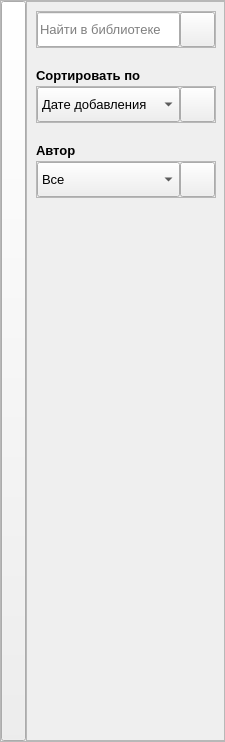
                     <widget class="QFrame" name="libraryFiltersPanel">
                      <property name="minimumSize">
                       <size>
                        <width>225</width>
                        <height>0</height>
                       </size>
                      </property>
                      <property name="maximumSize">
                       <size>
                        <width>25</width>
                        <height>16777215</height>
                       </size>
                      </property>
                      <property name="frameShape">
                       <enum>QFrame::StyledPanel</enum>
                      </property>
                      <property name="frameShadow">
                       <enum>QFrame::Raised</enum>
                      </property>
                      <layout class="QHBoxLayout" name="horizontalLayout_15">
                       <property name="spacing">
                        <number>0</number>
                       </property>
                       <property name="leftMargin">
                        <number>0</number>
                       </property>
                       <property name="topMargin">
                        <number>0</number>
                       </property>
                       <property name="rightMargin">
                        <number>0</number>
                       </property>
                       <property name="bottomMargin">
                        <number>0</number>
                       </property>
                       <item>
                        <widget class="QPushButton" name="toggleBooksFilterPanelBtn">
                         <property name="sizePolicy">
                          <sizepolicy hsizetype="Minimum" vsizetype="Expanding">
                           <horstretch>0</horstretch>
                           <verstretch>0</verstretch>
                          </sizepolicy>
                         </property>
                         <property name="minimumSize">
                          <size>
                           <width>25</width>
                           <height>0</height>
                          </size>
                         </property>
                         <property name="maximumSize">
                          <size>
                           <width>25</width>
                           <height>16777215</height>
                          </size>
                         </property>
                         <property name="text">
                          <string/>
                         </property>
                         <property name="icon">
                          <iconset resource="resources/icons.qrc">
                           <normaloff>:/other/angle_right.svg</normaloff>:/other/angle_right.svg</iconset>
                         </property>
                         <property name="iconSize">
                          <size>
                           <width>14</width>
                           <height>14</height>
                          </size>
                         </property>
                        </widget>
                       </item>
                       <item>
                        <widget class="QFrame" name="libraryFiltersFrame">
                         <property name="minimumSize">
                          <size>
                           <width>200</width>
                           <height>0</height>
                          </size>
                         </property>
                         <property name="maximumSize">
                          <size>
                           <width>0</width>
                           <height>16777215</height>
                          </size>
                         </property>
                         <property name="frameShape">
                          <enum>QFrame::StyledPanel</enum>
                         </property>
                         <property name="frameShadow">
                          <enum>QFrame::Raised</enum>
                         </property>
                         <layout class="QVBoxLayout" name="verticalLayout_16">
                          <property name="spacing">
                           <number>20</number>
                          </property>
                          <item>
                           <widget class="QFrame" name="searchField">
                            <property name="frameShape">
                             <enum>QFrame::StyledPanel</enum>
                            </property>
                            <property name="frameShadow">
                             <enum>QFrame::Raised</enum>
                            </property>
                            <layout class="QHBoxLayout" name="horizontalLayout_16">
                             <property name="spacing">
                              <number>0</number>
                             </property>
                             <property name="leftMargin">
                              <number>0</number>
                             </property>
                             <property name="topMargin">
                              <number>0</number>
                             </property>
                             <property name="rightMargin">
                              <number>0</number>
                             </property>
                             <property name="bottomMargin">
                              <number>0</number>
                             </property>
                             <item>
                              <widget class="QLineEdit" name="searchBookLineEdit">
                               <property name="minimumSize">
                                <size>
                                 <width>0</width>
                                 <height>35</height>
                                </size>
                               </property>
                               <property name="maximumSize">
                                <size>
                                 <width>16777215</width>
                                 <height>35</height>
                                </size>
                               </property>
                               <property name="font">
                                <font>
                                 <family>Arial</family>
                                 <pointsize>10</pointsize>
                                </font>
                               </property>
                               <property name="text">
                                <string/>
                               </property>
                               <property name="placeholderText">
                                <string>Найти в библиотеке</string>
                               </property>
                              </widget>
                             </item>
                             <item>
                              <widget class="QPushButton" name="searchBookBtn">
                               <property name="minimumSize">
                                <size>
                                 <width>35</width>
                                 <height>35</height>
                                </size>
                               </property>
                               <property name="maximumSize">
                                <size>
                                 <width>35</width>
                                 <height>35</height>
                                </size>
                               </property>
                               <property name="font">
                                <font>
                                 <family>Arial</family>
                                 <pointsize>13</pointsize>
                                 <weight>75</weight>
                                 <bold>true</bold>
                                </font>
                               </property>
                               <property name="text">
                                <string/>
                               </property>
                               <property name="icon">
                                <iconset resource="resources/icons.qrc">
                                 <normaloff>:/menu/search.svg</normaloff>:/menu/search.svg</iconset>
                               </property>
                               <property name="iconSize">
                                <size>
                                 <width>28</width>
                                 <height>28</height>
                                </size>
                               </property>
                              </widget>
                             </item>
                            </layout>
                           </widget>
                          </item>
                          <item>
                           <layout class="QVBoxLayout" name="verticalLayout_8">
                            <property name="spacing">
                             <number>3</number>
                            </property>
                            <item>
                             <widget class="QLabel" name="label_2">
                              <property name="font">
                               <font>
                                <family>Arial</family>
                                <pointsize>10</pointsize>
                                <weight>75</weight>
                                <bold>true</bold>
                               </font>
                              </property>
                              <property name="text">
                               <string>Сортировать по</string>
                              </property>
                             </widget>
                            </item>
                            <item>
                             <widget class="QFrame" name="sortByFrame">
                              <property name="frameShape">
                               <enum>QFrame::StyledPanel</enum>
                              </property>
                              <property name="frameShadow">
                               <enum>QFrame::Raised</enum>
                              </property>
                              <layout class="QHBoxLayout" name="horizontalLayout_17">
                               <property name="spacing">
                                <number>0</number>
                               </property>
                               <property name="leftMargin">
                                <number>0</number>
                               </property>
                               <property name="topMargin">
                                <number>0</number>
                               </property>
                               <property name="rightMargin">
                                <number>0</number>
                               </property>
                               <property name="bottomMargin">
                                <number>0</number>
                               </property>
                               <item>
                                <widget class="QComboBox" name="sortBy">
                                 <property name="minimumSize">
                                  <size>
                                   <width>0</width>
                                   <height>35</height>
                                  </size>
                                 </property>
                                 <property name="maximumSize">
                                  <size>
                                   <width>16777215</width>
                                   <height>35</height>
                                  </size>
                                 </property>
                                 <property name="font">
                                  <font>
                                   <family>Arial</family>
                                   <pointsize>10</pointsize>
                                  </font>
                                 </property>
                                 <item>
                                  <property name="text">
                                   <string>Дате добавления</string>
                                  </property>
                                 </item>
                                 <item>
                                  <property name="text">
                                   <string>Названию</string>
                                  </property>
                                 </item>
                                 <item>
                                  <property name="text">
                                   <string>Автору</string>
                                  </property>
                                 </item>
                                </widget>
                               </item>
                               <item>
                                <widget class="QPushButton" name="invertSortBtn">
                                 <property name="minimumSize">
                                  <size>
                                   <width>35</width>
                                   <height>35</height>
                                  </size>
                                 </property>
                                 <property name="maximumSize">
                                  <size>
                                   <width>35</width>
                                   <height>35</height>
                                  </size>
                                 </property>
                                 <property name="icon">
                                  <iconset resource="resources/icons.qrc">
                                   <normaloff>:/other/sort_down.svg</normaloff>:/other/sort_down.svg</iconset>
                                 </property>
                                 <property name="iconSize">
                                  <size>
                                   <width>28</width>
                                   <height>28</height>
                                  </size>
                                 </property>
                                 <property name="checkable">
                                  <bool>true</bool>
                                 </property>
                                </widget>
                               </item>
                              </layout>
                             </widget>
                            </item>
                           </layout>
                          </item>
                          <item>
                           <layout class="QVBoxLayout" name="verticalLayout_15">
                            <property name="spacing">
                             <number>3</number>
                            </property>
                            <item>
                             <widget class="QLabel" name="label_3">
                              <property name="font">
                               <font>
                                <family>Arial</family>
                                <pointsize>10</pointsize>
                                <weight>75</weight>
                                <bold>true</bold>
                               </font>
                              </property>
                              <property name="text">
                               <string>Автор</string>
                              </property>
                             </widget>
                            </item>
                            <item>
                             <widget class="QFrame" name="sortAuthorFrame">
                              <property name="frameShape">
                               <enum>QFrame::StyledPanel</enum>
                              </property>
                              <property name="frameShadow">
                               <enum>QFrame::Raised</enum>
                              </property>
                              <layout class="QHBoxLayout" name="horizontalLayout_18">
                               <property name="spacing">
                                <number>0</number>
                               </property>
                               <property name="leftMargin">
                                <number>0</number>
                               </property>
                               <property name="topMargin">
                                <number>0</number>
                               </property>
                               <property name="rightMargin">
                                <number>0</number>
                               </property>
                               <property name="bottomMargin">
                                <number>0</number>
                               </property>
                               <item>
                                <widget class="QComboBox" name="sortAuthor">
                                 <property name="minimumSize">
                                  <size>
                                   <width>0</width>
                                   <height>35</height>
                                  </size>
                                 </property>
                                 <property name="maximumSize">
                                  <size>
                                   <width>16777215</width>
                                   <height>35</height>
                                  </size>
                                 </property>
                                 <property name="font">
                                  <font>
                                   <family>Arial</family>
                                   <pointsize>10</pointsize>
                                  </font>
                                 </property>
                                 <item>
                                  <property name="text">
                                   <string>Все</string>
                                  </property>
                                 </item>
                                </widget>
                               </item>
                               <item>
                                <widget class="QPushButton" name="clearSortAuthorBtn">
                                 <property name="minimumSize">
                                  <size>
                                   <width>35</width>
                                   <height>35</height>
                                  </size>
                                 </property>
                                 <property name="maximumSize">
                                  <size>
                                   <width>35</width>
                                   <height>35</height>
                                  </size>
                                 </property>
                                 <property name="icon">
                                  <iconset resource="resources/icons.qrc">
                                   <normaloff>:/other/x.svg</normaloff>:/other/x.svg</iconset>
                                 </property>
                                 <property name="iconSize">
                                  <size>
                                   <width>28</width>
                                   <height>28</height>
                                  </size>
                                 </property>
                                </widget>
                               </item>
                              </layout>
                             </widget>
                            </item>
                           </layout>
                          </item>
                          <item>
                           <spacer name="verticalSpacer_3">
                            <property name="orientation">
                             <enum>Qt::Vertical</enum>
                            </property>
                            <property name="sizeHint" stdset="0">
                             <size>
                              <width>20</width>
                              <height>533</height>
                             </size>
                            </property>
                           </spacer>
                          </item>
                         </layout>
                        </widget>
                       </item>
                      </layout>
                     </widget>
